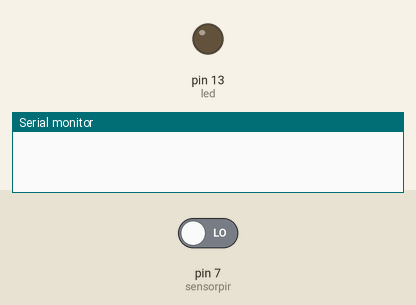
Recording of a sketch running on a simulated Arduino Uno, built with avr-gcc and run on an emulated ATmega328P. On the bench: output pins drawn as LEDs (lit = HIGH), the last lines printed to the serial monitor. The inputs (shaded band) are chosen by the test bench; at power-on: pin 7 (sensorpir) LOW.

Above: at 1.2 s.
1.3 s: pin 7 (sensorpir) driven HIGH
At 1.6 s:
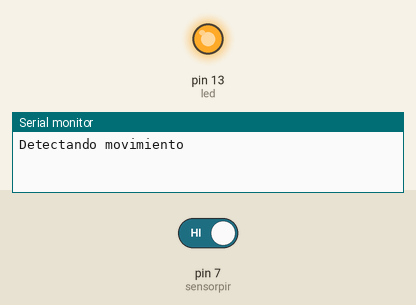
4.3 s: pin 7 (sensorpir) driven LOW
At 5.0 s:
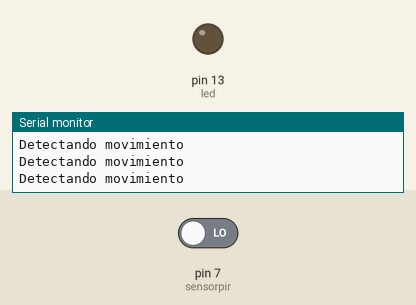
Timing chart, 0 to 7.3 s (numbered marks = the images above; inputs shaded):
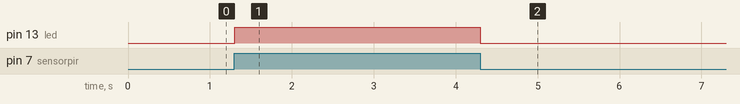

The sketch:

PIR.ino
```cpp
byte sensorpir = 7;
byte led = 13;

void setup()
{
  pinMode(sensorpir,INPUT);
  pinMode(led,OUTPUT);
  Serial.begin(9600);
}

void loop()
{
  if(digitalRead(sensorpir) == HIGH)
{
  Serial.println("Detectando movimiento");
  digitalWrite(led,HIGH);
  delay(1000);
  digitalWrite(led,LOW);
  }
}
```

Measured:
- after the input at 1.3 s, pin 13 (led): LOW → HIGH at once
- after the input at 4.3 s, pin 13 (led): HIGH → LOW at once
